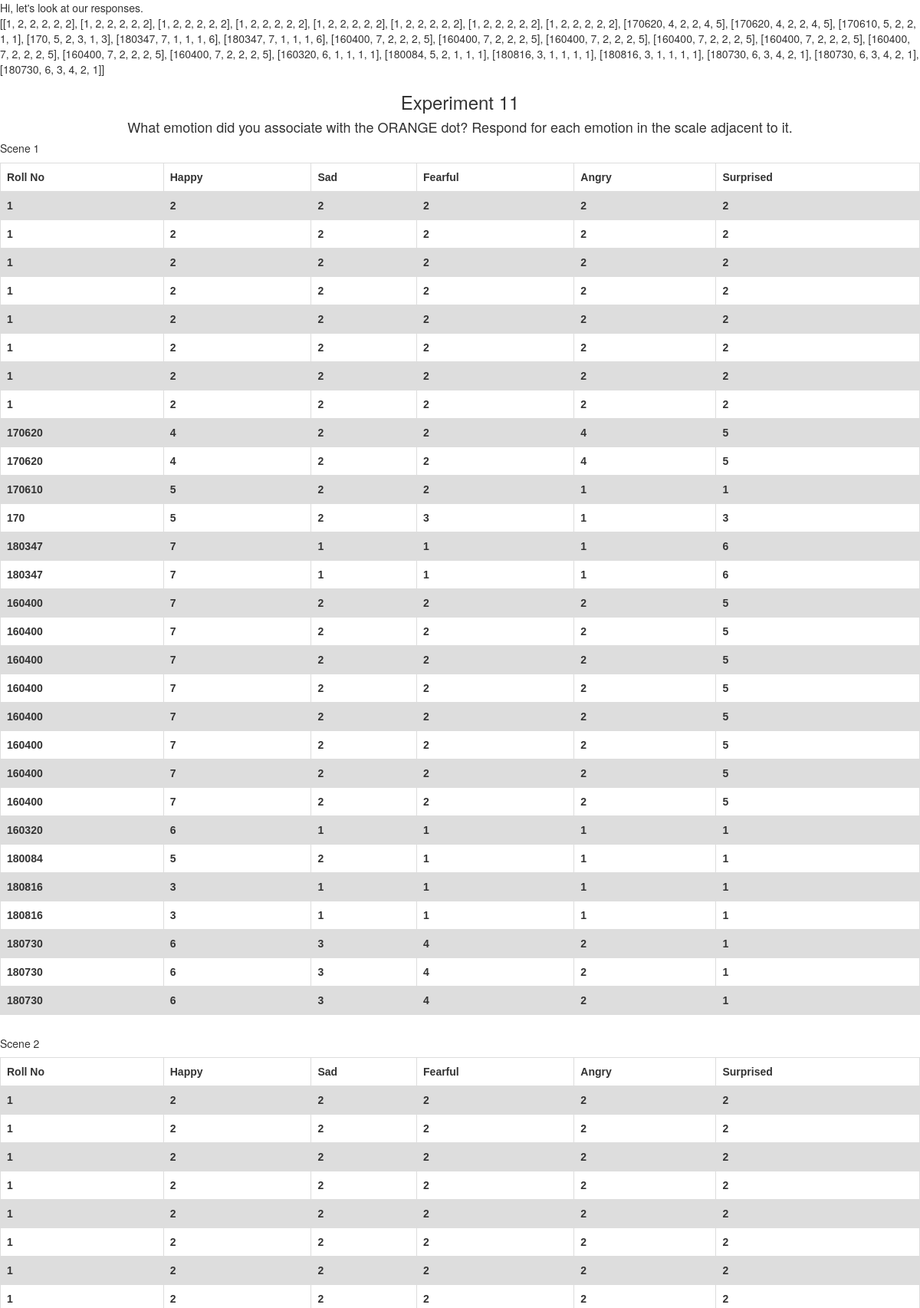
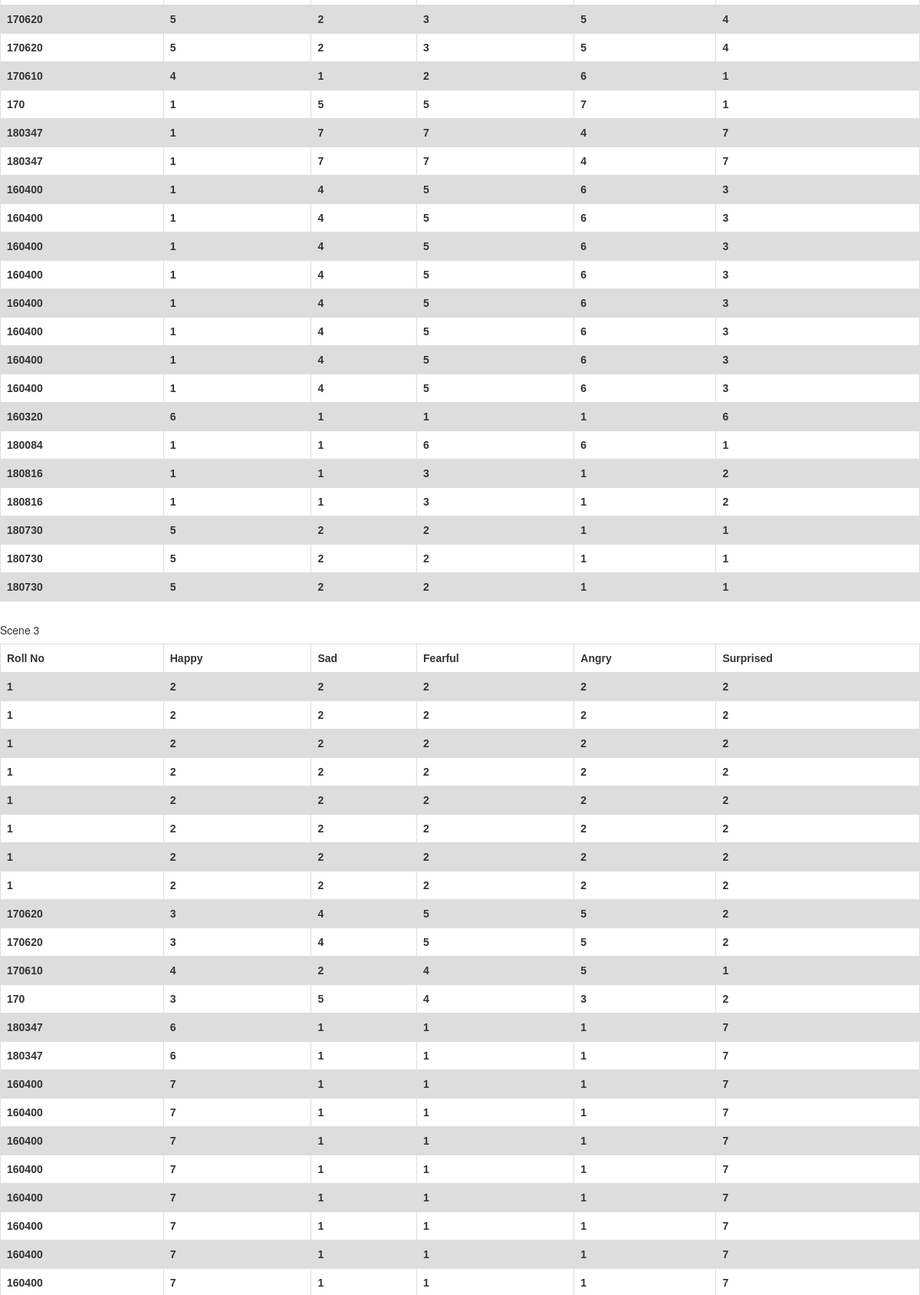
/data/11/ (upper part), run on the app's committed database (2 pictures, top to bottom).
### experiments/models.py (models this page shows)
class Experiment(models.Model):
	question = models.CharField(max_length=200)
	title = models.CharField(max_length=30,default='Experiment')
	focus1 = models.IntegerField(default=-1, db_column='focus')
	eagerness1 = models.IntegerField(default=-1, db_column='eagerness')
	arousal1 = models.IntegerField(default=-1, db_column='arousal')
	focus2 = models.IntegerField(default=-1)
	eagerness2 = models.IntegerField(default=-1)
	arousal2 = models.IntegerField(default=-1)
	focus3 = models.IntegerField(default=-1)
	eagerness3 = models.IntegerField(default=-1)
	arousal3 = models.IntegerField(default=-1)

class Response(models.Model):
	exp = models.ForeignKey(Experiment,on_delete=models.CASCADE)
	name  = models.CharField(max_length=20)
	roll = models.IntegerField(default=-1)
	gender = models.CharField(max_length=10)
	age = models.IntegerField(default=-1)
	happy1 = models.IntegerField(default=-1, db_column='happy')
	sad1 = models.IntegerField(default=-1, db_column='sad')
	fearful1 = models.IntegerField(default=-1, db_column='fearful')
	angry1 = models.IntegerField(default=-1, db_column='angry')
	surprised1 = models.IntegerField(default=-1, db_column='surprised')
	happy2 = models.IntegerField(default=-1)
	sad2 = models.IntegerField(default=-1)
	fearful2 = models.IntegerField(default=-1)
	angry2 = models.IntegerField(default=-1)
	surprised2 = models.IntegerField(default=-1)
	happy3 = models.IntegerField(default=-1)
	sad3 = models.IntegerField(default=-1)
	fearful3 = models.IntegerField(default=-1)
	angry3 = models.IntegerField(default=-1)
	surprised3 = models.IntegerField(default=-1)

### experiments/views.py (the view)
# urls.py: path('data/<int:id>/',views.data_view)
def data_view(request,id):
	exp = get_object_or_404(Experiment,pk=id)
	responses_qset = exp.response_set.all()
	responses1 = []
	responses2 = []
	responses3 = []
	for r in responses_qset:
		responses1.append([r.roll,r.happy1,r.sad1,r.fearful1,r.angry1,r.surprised1])
		responses2.append([r.roll,r.happy2,r.sad2,r.fearful2,r.angry2,r.surprised2])
		responses3.append([r.roll,r.happy3,r.sad3,r.fearful3,r.angry3,r.surprised3])
	scene1 = [(0,exp.focus1,exp.eagerness1,exp.arousal1)]
	scene2 = [(1,exp.focus2,exp.eagerness2,exp.arousal2)]
	scene3 = [(2,exp.focus3,exp.eagerness3,exp.arousal3)]
	context = {
	 	'title' : exp.title,
		'question' : exp.question,
		'scene1' : scene1,
		'scene2' : scene2,
		'scene3' : scene3,
		'responses1' : responses1,
		'responses2' : responses2,
		'responses3' : responses3
	}
	return render(request,'experiments/data.html',context)

### experiments/templates/experiments/data.html (shortened to what this page needs)
<!DOCTYPE html>
<html>
<head>
{% load static %}
<link rel="stylesheet" href="https://maxcdn.bootstrapcdn.com/bootstrap/3.3.7/css/bootstrap.min.css">
</head>
<body>
Hi, let's look at our responses.<br>
{{ responses1 }}<br>
<h3 style="text-align:center">{{ title }}</h3>
{% if responses1 %}
<h4 style="text-align:center">{{ question }}</h4>
    <h5>Scene 1</h5>
    <table>
        <tr>
          <th>Roll No</th>
          <th>Happy</th>
          <th>Sad</th>
          <th>Fearful</th>
          <th>Angry</th>
          <th>Surprised</th>
        </tr>
        {% for r in responses1 %}
          <tr>
          <th>{{ r.0 }}</th>
          <th>{{ r.1 }}</th>
          <th>{{ r.2 }}</th>
          <th>{{ r.3 }}</th>
          <th>{{ r.4 }}</th>
          <th>{{ r.5 }}</th>
          </tr>
        {% endfor %}
    </table>
    <br>
    <h5>Scene 2</h5>
    <table>
        <tr>
          <th>Roll No</th>
          <th>Happy</th>
          <th>Sad</th>
          <th>Fearful</th>
          <th>Angry</th>
          <th>Surprised</th>
        </tr>
        {% for r in responses2 %}
          <tr>
          <th>{{ r.0 }}</th>
          <th>{{ r.1 }}</th>
          <th>{{ r.2 }}</th>
          <th>{{ r.3 }}</th>
          <th>{{ r.4 }}</th>
          <th>{{ r.5 }}</th>
          </tr>
        {% endfor %}
    </table>
    <br>
    <h5>Scene 3</h5>
    <table>
        <tr>
          <th>Roll No</th>
          <th>Happy</th>
          <th>Sad</th>
          <th>Fearful</th>
          <th>Angry</th>
          <th>Surprised</th>
        </tr>
        {% for r in responses3 %}
          <tr>
          <th>{{ r.0 }}</th>
          <th>{{ r.1 }}</th>
          <th>{{ r.2 }}</th>
          <th>{{ r.3 }}</th>
          <th>{{ r.4 }}</th>
          <th>{{ r.5 }}</th>
          </tr>
        {% endfor %}
    </table>
    <br>
{% endif %}
</body>
</html>

### experiments/templates/experiments/data.html (style rules this page uses)
table { font-family: arial, sans-serif; border-collapse: collapse; width: 100%; }
td, th { border: 1px solid #dddddd; text-align: left; padding: 8px; }
tr:nth-child(even) { background-color: #dddddd; }

### data on the page
Experiment: title "Experiment 11", question "What emotion did you associate with the ORANGE dot? Respond for each emotion in the scale adjacent to it."
Response: roll "170610", r "5", r "2", r "1", r "4", angry2 "6"
Response: roll "170", r "5", r "2", r "3", r "1", angry2 "7", fearful3 "4"
Response: roll "160320", r "6", r "1"
Response: roll "180084", happy "5", sad "2", r "1", r "6"

### other printed values
{{ r.0 }} "1" "1" "1" "1" "1" "1" "1" "1" "170620" "170620" "180347" "180347" "160400" "160400" "160400" "160400" "160400" "160400" "160400" "160400" "180816" "180816" "180730" "180730" "180730"
{{ r.1 }} "2" "2" "2" "2" "2" "2" "2" "2" "4" "4" "7" "7" "7" "7" "7" "7" "7" "7" "7" "7" "3" "3" "6" "6" "6"
{{ r.2 }} "2" "2" "2" "2" "2" "2" "2" "2" "2" "2" "1" "1" "2" "2" "2" "2" "2" "2" "2" "2" "1" "1" "3" "3" "3"
{{ r.3 }} "2" "2" "2" "2" "2" "2" "2" "2" "2" "2" "1" "1" "2" "2" "2" "2" "2" "2" "2" "2" "1" "1" "4" "4" "4"
{{ r.4 }} "2" "2" "2" "2" "2" "2" "2" "2" "4" "4" "1" "1" "2" "2" "2" "2" "2" "2" "2" "2" "1" "1" "2" "2" "2"
{{ r.5 }} "2" "2" "2" "2" "2" "2" "2" "2" "5" "5" "6" "6" "5" "5" "5" "5" "5" "5" "5" "5" "1" "1" "1" "1" "1"
{{ r.1 }} "2" "2" "2" "2" "2" "2" "2" "2" "5" "5" "1" "1" "1" "1" "1" "1" "1" "1" "1" "1" "1" "1" "5" "5" "5"
{{ r.2 }} "2" "2" "2" "2" "2" "2" "2" "2" "2" "2" "7" "7" "4" "4" "4" "4" "4" "4" "4" "4" "1" "1" "2" "2" "2"
{{ r.3 }} "2" "2" "2" "2" "2" "2" "2" "2" "3" "3" "7" "7" "5" "5" "5" "5" "5" "5" "5" "5" "3" "3" "2" "2" "2"
{{ r.4 }} "2" "2" "2" "2" "2" "2" "2" "2" "5" "5" "4" "4" "6" "6" "6" "6" "6" "6" "6" "6" "1" "1" "1" "1" "1"
{{ r.5 }} "2" "2" "2" "2" "2" "2" "2" "2" "4" "4" "7" "7" "3" "3" "3" "3" "3" "3" "3" "3" "2" "2" "1" "1" "1"
{{ r.0 }} "1" "1" "1" "1" "1" "1" "1" "1" "170620" "170620" "180347" "180347" "160400" "160400" "160400" "160400" "160400" "160400" "160400" "160400"
{{ r.1 }} "2" "2" "2" "2" "2" "2" "2" "2" "3" "3" "6" "6" "7" "7" "7" "7" "7" "7" "7" "7"
{{ r.2 }} "2" "2" "2" "2" "2" "2" "2" "2" "4" "4" "1" "1" "1" "1" "1" "1" "1" "1" "1" "1"
{{ r.3 }} "2" "2" "2" "2" "2" "2" "2" "2" "5" "5" "1" "1" "1" "1" "1" "1" "1" "1" "1" "1"
